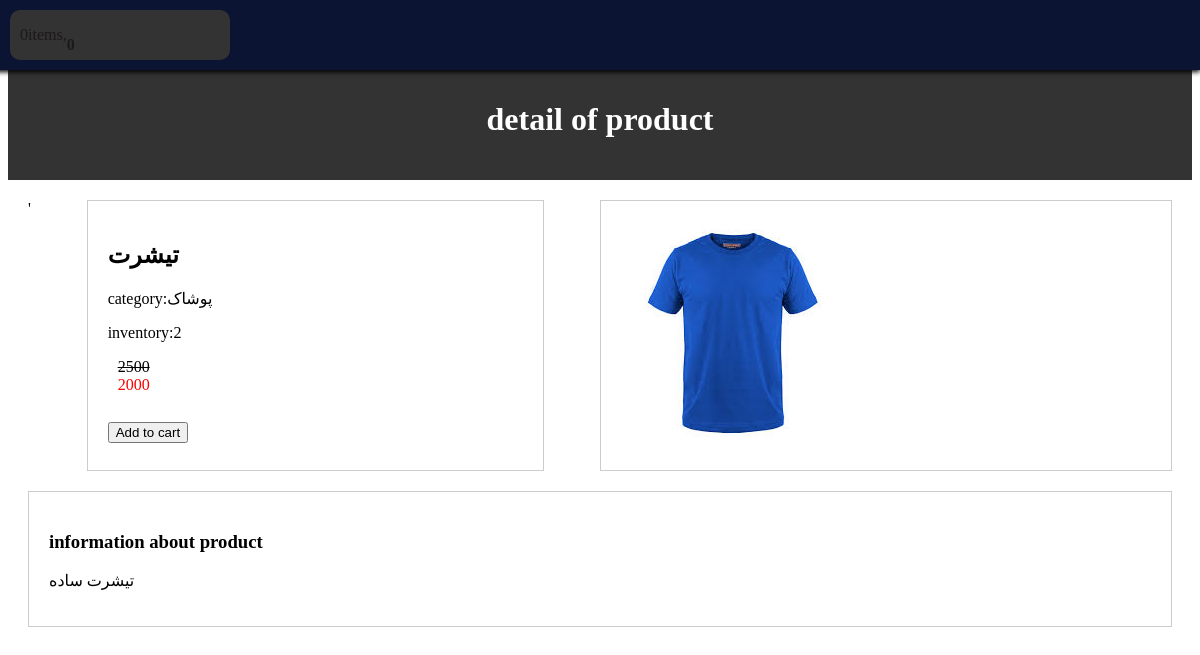
The page /products/1/tshrt on the database its author committed.
### shop/models.py (models this page shows, shortened)
class Product(models.Model):
    category = models.ForeignKey(Category, related_name='product', on_delete=models.CASCADE, verbose_name='category')
    name = models.CharField(max_length=255, verbose_name='name product')
    slug = models.SlugField(max_length=255, verbose_name='slug')
    description = models.TextField(max_length=1200, verbose_name='product info')
    inventory = models.PositiveIntegerField(default=0, verbose_name='inventory')
    price = models.PositiveIntegerField(default=0, verbose_name='price')
    weight = models.PositiveIntegerField(default=0, verbose_name='weight')
    off = models.PositiveIntegerField(default=0, verbose_name='off')
    new_price = models.PositiveIntegerField(default=0, verbose_name="new price")
    created = models.DateTimeField(auto_now_add=True, verbose_name='created time')
    updated = models.DateTimeField(auto_now=True, verbose_name='updated time')
    class Meta:
        ordering = ['-created']
        indexes = [
            models.Index(fields=['id', 'slug']),
            models.Index(fields=['name']),
            models.Index(fields=['-created']),
        ]
        verbose_name = 'محصول'
        verbose_name_plural = 'محصولات'

class Category(models.Model):
    name = models.CharField(max_length=250)
    slug = models.SlugField(max_length=255, unique=True)
    class Meta:
        ordering = ['name']
        indexes = [
            models.Index(fields=['name'])
        ]
        verbose_name = 'category'
        verbose_name_plural = 'categories'
    def __str__(self):
        return self.name

class Image(models.Model):
    product = models.ForeignKey(Product, on_delete=models.CASCADE, related_name="images", verbose_name="product")
    file = models.ImageField(upload_to="product_images/%Y/%m/%d")
    title = models.CharField(max_length=250, verbose_name="title", null=True, blank=True)
    description = models.TextField(verbose_name="description", null=True, blank=True)
    created = models.DateTimeField(auto_now_add=True)
    class Meta:
        ordering = ['-created']
        indexes = [
            models.Index(fields=['-created'])
        ]
        verbose_name = "image"
        verbose_name_plural = "images"

### shop/views.py (the view)
# urls.py: path('products/<int:id>/<slug:slug>', views.product_detail, name='product_detail'),
def product_detail(request, id, slug):
    product = get_object_or_404(Product, slug=slug, id=id)
    cart = Cart(request)
    try:
        cart_quantity = cart.cart[str(id)]['quantity']
        count = product.inventory == cart_quantity
    except KeyError:
        count = False
    context = {
        'count': count,
        'cart': cart,
        'product': product,
    }
    return render(request, 'shop/detail.html', context)

### card/cart.py (called while the page is built)
    def get_total_price(self):
        price = sum(item['price'] * item['quantity'] for item in self.cart.values())
        return price

    def __len__(self):
        return sum(item['quantity'] for item in self.cart.values())

### card/context_processors.py (called while the page is built)
def cart(request):
    return {"cart": Cart(request)}

### templates/shop/detail.html (shortened to what this page needs)
{% extends 'parent/base.html' %}
{% load static %}
{% block content%}
     <div class="header">
        <h1> detail of product</h1>
    </div>
    <div class="product-container">'
        <div class="product-detail">
            <h2>{{ product.name }}</h2>
            <p> category:{{ product.category }}</p>
            <p>inventory:{{ product.inventory }}</p>
            <div class="price">
                <span class="original-price">{{ product.price }}</span>
                <br>
                <span class="discounted-price">{{ product.new_price }}</span>
            </div>
            <br>
        <button type="button" id="add-cart">Add to cart</button>
        </div>
        <div class="product-images">
            {% for img in product.images.all %}
                <img src="{{ img.file.url }}">
            {% endfor %}
        </div>
    </div>
    <div class="pr-dc">
        <h3>information about product</h3>
        <p>{{ product.description }}</p>
    </div>
{% endblock %}

### shop/static/css/base.css (style rules this page uses)
.header { text-align:center; padding: 20px; background-color: #333; color: #fff; margin-top: 60px; }
.price { position: relative; margin: 10px; }
.original-price { text-decoration: line-through; }
.discounted-price { color: red; }
.product-container { display: flex; justify-content: space-between; margin: 20px ; }
.product-detail { width: 40%; padding: 20px; box-sizing: border-box; border: 1px solid #ccc; }
.product-images { width: 50%; padding: 20px; box-sizing: border-box; border: 1px solid #ccc; }
.pr-dc { clear:both; margin: 20px; padding: 20px; box-sizing: border-box; border: 1px solid #ccc; }

### rows shown on the page
Product: name "تیشرت", category "پوشاک", inventory "2", price "2500", new_price "2000", description "تیشرت ساده"
Image: file (picture)

### other values the page prints
{{ item_count }} "0"
{{ cart.get_total_price }} "0"
